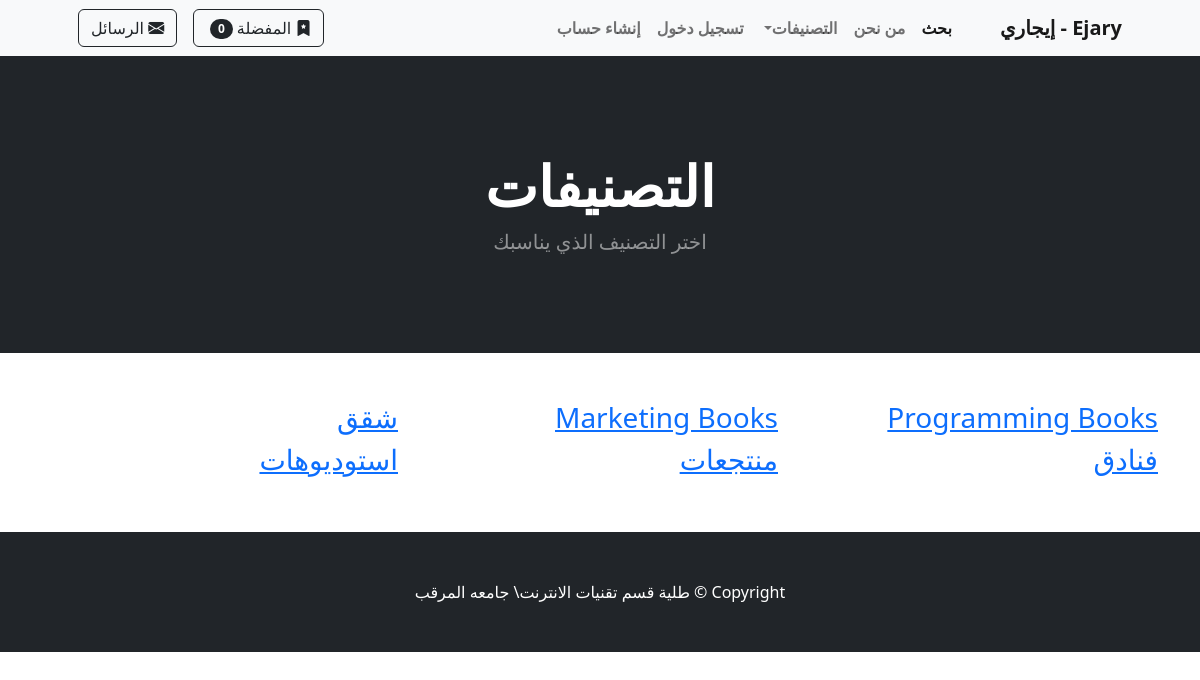
The app's page /category_summary/ with its own data.
### store/models.py (models this page shows, shortened)
class Category(models.Model):
	name = models.CharField(max_length=50)
	class Meta:
		verbose_name_plural = 'categories'

### store/views.py (the view)
# urls.py: path('category_summary/', views.category_summary, name='category_summary'),
def category_summary(request):
	categories = Category.objects.all()
	return render(request, 'category_summary.html', {"categories":categories})

### cart/cart.py (called while the page is built)
	def __len__(self):
		return len(self.cart)

### cart/context_processors.py (called while the page is built)
def cart(request):
	return {'cart': Cart(request)}

### store/views.py (called while the page is built)
def categories_processor(request):
    return {
        'categories': Category.objects.all()
    }

def base_context(request):
    if request.user.is_authenticated:
        unread_count = ChatMessage.objects.filter(receiver=request.user, is_read=False).count()
    else:
        unread_count = 0
    return {'unread_count': unread_count}

### store/templates/category_summary.html
{% extends 'base.html' %}
{% block content %}
<header class="bg-dark py-5">
    <div class="container px-4 px-lg-5 my-5">
        <div class="text-center text-white">
            <h1 class="display-4 fw-bolder">التصنيفات</h1>
            <p class="lead fw-normal text-white-50 mb-0">اختر التصنيف الذي يناسبك</p>
        </div>
    </div>
</header>
<div class="container py-5">
    <div class="row justify-content-center">
        {% for category in categories %}
        <div class="col-md-4">
            <h3><a href="{% url 'category' category.name %}">{{ category.name }}</a></h3>
        </div>
        {% endfor %}
    </div>
</div>
{% endblock %}

### records on screen
Category: name "Programming Books"
Category: name "Marketing Books"
Category: name "شقق"
Category: name "فنادق"
Category: name "منتجعات"
Category: name "استوديوهات"

### other values on screen
{{ cart|length }} "0"
